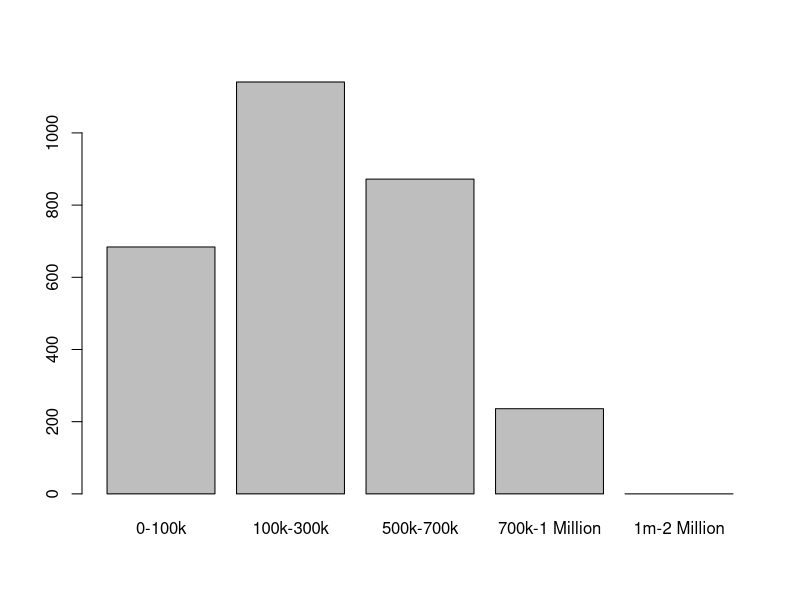
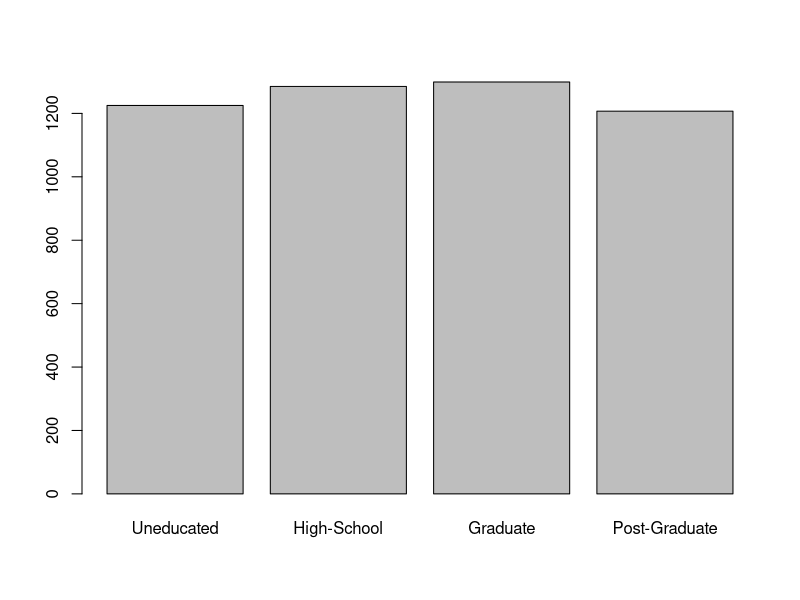
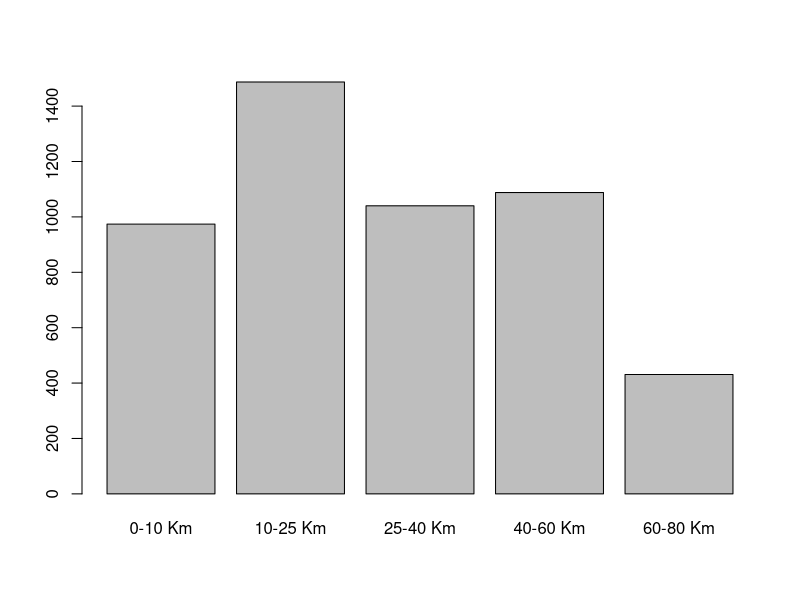
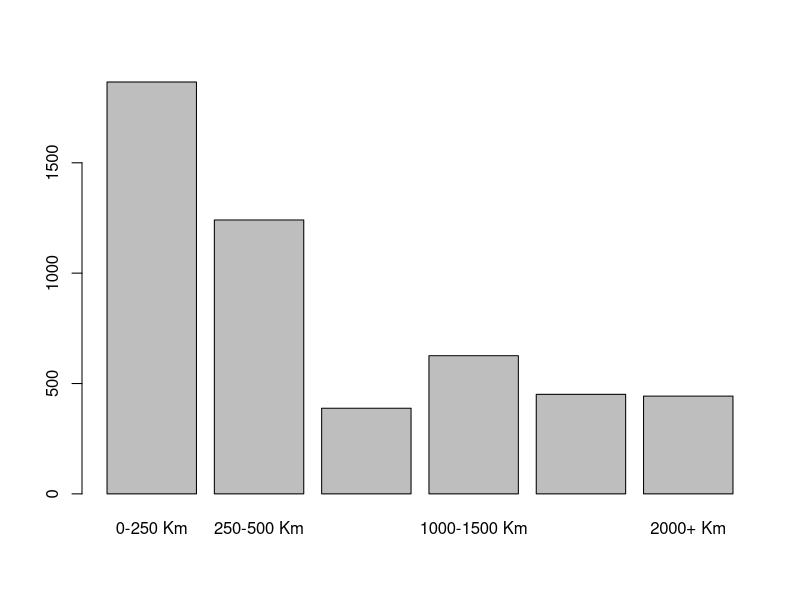
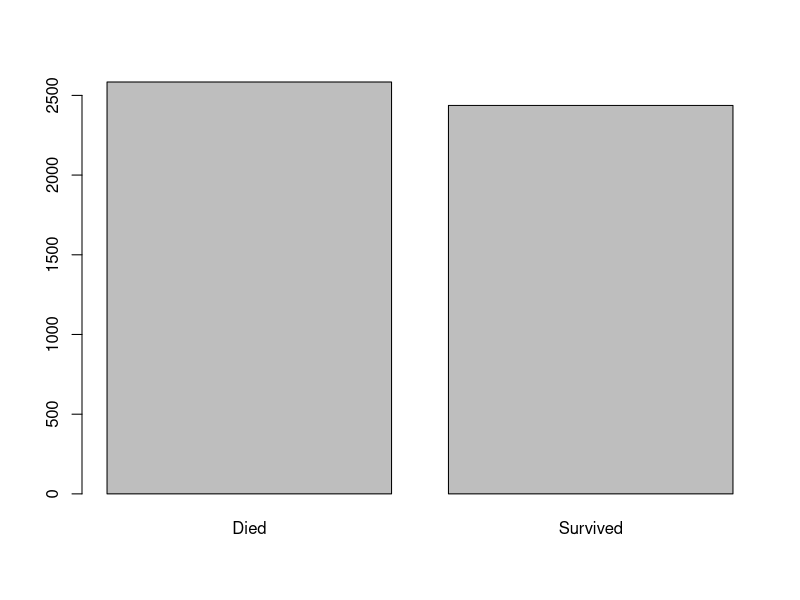
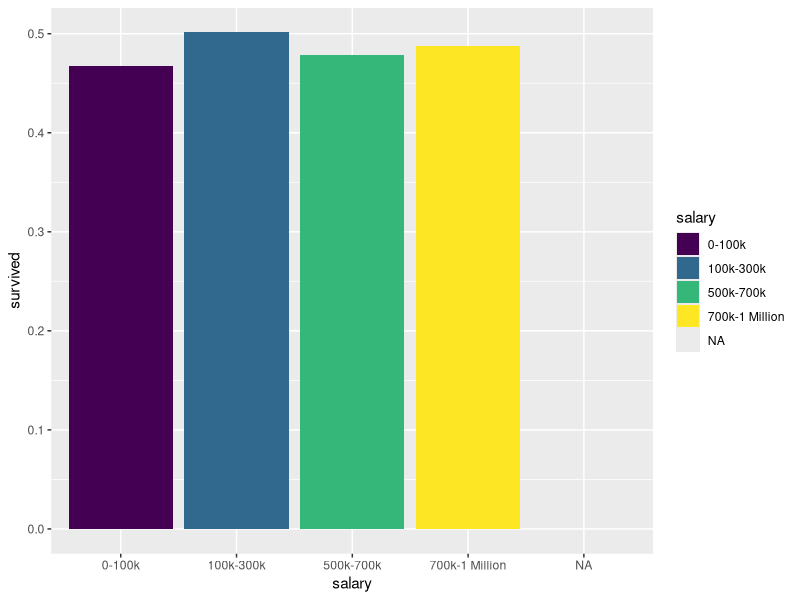
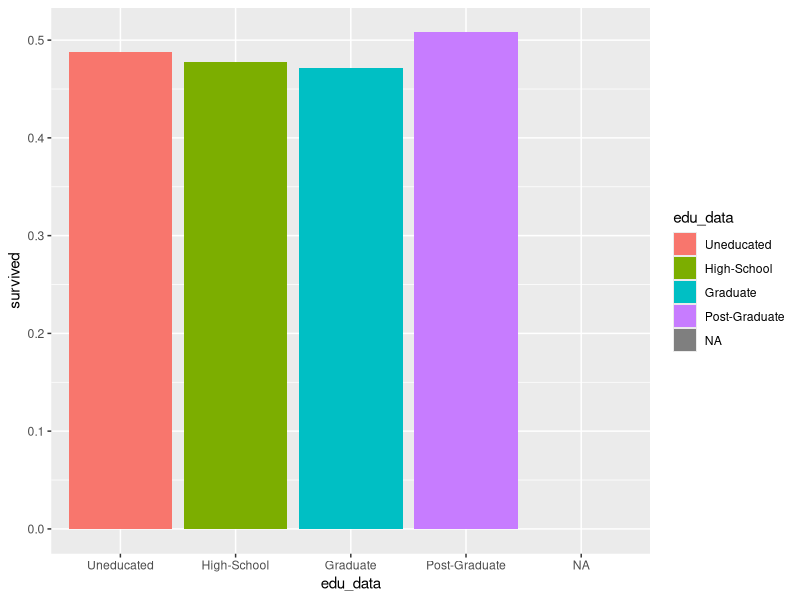
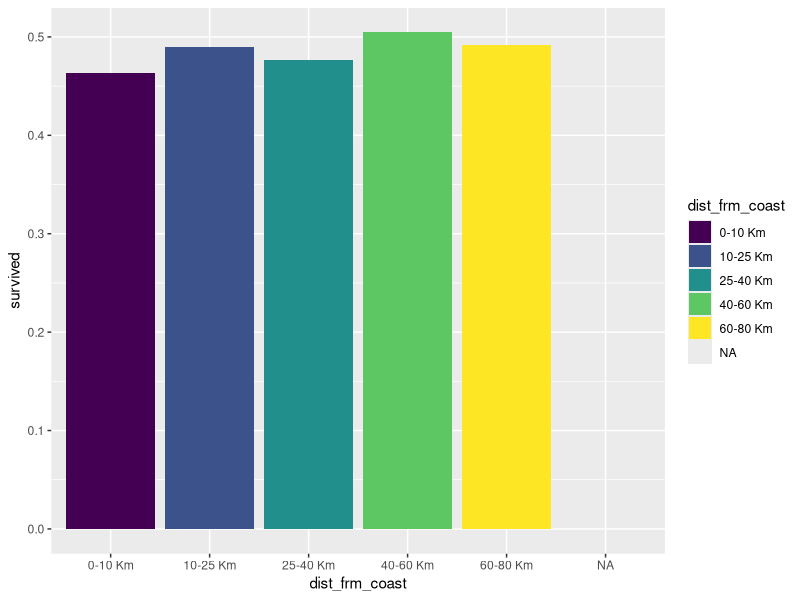

Generate these figures, in order, with R:
## ---- chunk 1

knitr::opts_chunk$set(
  echo = TRUE,
  comment = "",
  fig.pos = "",
  warning = FALSE,
  tidy = TRUE,
  fig.align = "center",
  highlight = TRUE
)

library(tidyverse)
library(rlang)
## ---- chunk 2
raw <- read_csv("../data/World_MO_Hurricane_Survival.csv")

## ---- chunk 3
sort_cat <- function(fac){
  
  new <- str_extract(unique(fac), "^\\d+") %>% 
    as.numeric() %>%
    order()
  unique(fac)[new]
}

cleaned <- raw %>% rename_with(str_to_lower) %>% 
  mutate(across(where(is.character), str_to_title),
         across(c(dist_coast, mntly_travel), ~str_remove(.x, "\\s Km")),
         across(c(dist_frm_coast, mntly_travel), ~factor(.x, ordered = TRUE, levels = sort_cat(.x)))) %>% 
           mutate(salary = factor(salary, levels = c("0-100k", "100k-300k", "500k-700k", "700k-1 Million", "1m-2 Million"), ordered = TRUE ),
                edu_data = factor(edu_data, levels = c("Uneducated", "High-School", "Graduate", "Post-Graduate")))
cleaned$class <- as.factor(c(X = "Survived", Y = "Died")[cleaned$class]) 



## ---- chunk 4
invisible(map_if(cleaned, is.factor, plot))
## ---- chunk 5
cleaned %>% select(where(is.factor), -class) %>%
  colnames() %>%
  map(
    ~ cleaned %>% group_by(!!sym(.x)) %>%
      summarize(survived = mean(class == "Survived")) %>% ggplot(aes(
        x = .data[[.x]], y = survived, fill = .data[[.x]]
      )) +
      geom_col()
  )
